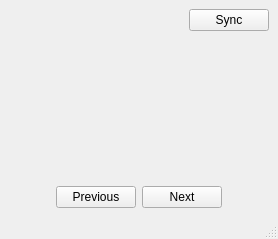
<?xml version="1.0" encoding="UTF-8"?>
<ui version="4.0">
 <class>MainWindow</class>
 <widget class="QMainWindow" name="MainWindow">
  <property name="geometry">
   <rect>
    <x>0</x>
    <y>0</y>
    <width>278</width>
    <height>239</height>
   </rect>
  </property>
  <property name="sizePolicy">
   <sizepolicy hsizetype="Ignored" vsizetype="Ignored">
    <horstretch>0</horstretch>
    <verstretch>0</verstretch>
   </sizepolicy>
  </property>
  <property name="windowTitle">
   <string>Garfield being Garfield</string>
  </property>
  <widget class="QWidget" name="centralwidget">
   <layout class="QVBoxLayout" name="verticalLayout">
    <item>
     <layout class="QHBoxLayout" name="horizontalLayout">
      <property name="sizeConstraint">
       <enum>QLayout::SetDefaultConstraint</enum>
      </property>
      <item alignment="Qt::AlignRight">
       <widget class="QPushButton" name="sync_button">
        <property name="text">
         <string>Sync</string>
        </property>
       </widget>
      </item>
     </layout>
    </item>
    <item>
     <spacer name="verticalSpacer_2">
      <property name="orientation">
       <enum>Qt::Vertical</enum>
      </property>
      <property name="sizeHint" stdset="0">
       <size>
        <width>20</width>
        <height>40</height>
       </size>
      </property>
     </spacer>
    </item>
    <item>
     <layout class="QGridLayout" name="gridLayout">
      <item row="1" column="0">
       <spacer name="horizontalSpacer_3">
        <property name="orientation">
         <enum>Qt::Horizontal</enum>
        </property>
        <property name="sizeHint" stdset="0">
         <size>
          <width>40</width>
          <height>20</height>
         </size>
        </property>
       </spacer>
      </item>
      <item row="1" column="1">
       <widget class="QLabel" name="strip_content">
        <property name="enabled">
         <bool>true</bool>
        </property>
        <property name="alignment">
         <set>Qt::AlignCenter</set>
        </property>
       </widget>
      </item>
      <item row="2" column="1" alignment="Qt::AlignRight">
       <widget class="QLabel" name="strip_caption">
        <property name="sizePolicy">
         <sizepolicy hsizetype="Fixed" vsizetype="Preferred">
          <horstretch>0</horstretch>
          <verstretch>0</verstretch>
         </sizepolicy>
        </property>
       </widget>
      </item>
      <item row="1" column="4">
       <spacer name="horizontalSpacer_4">
        <property name="orientation">
         <enum>Qt::Horizontal</enum>
        </property>
        <property name="sizeHint" stdset="0">
         <size>
          <width>40</width>
          <height>20</height>
         </size>
        </property>
       </spacer>
      </item>
     </layout>
    </item>
    <item>
     <spacer name="verticalSpacer">
      <property name="orientation">
       <enum>Qt::Vertical</enum>
      </property>
      <property name="sizeHint" stdset="0">
       <size>
        <width>20</width>
        <height>40</height>
       </size>
      </property>
     </spacer>
    </item>
    <item>
     <layout class="QHBoxLayout" name="horizontalLayout_2">
      <item>
       <spacer name="horizontalSpacer">
        <property name="orientation">
         <enum>Qt::Horizontal</enum>
        </property>
        <property name="sizeHint" stdset="0">
         <size>
          <width>40</width>
          <height>20</height>
         </size>
        </property>
       </spacer>
      </item>
      <item>
       <widget class="QPushButton" name="prev_strip_button">
        <property name="text">
         <string>Previous</string>
        </property>
        <property name="shortcut">
         <string>Left</string>
        </property>
       </widget>
      </item>
      <item>
       <widget class="QPushButton" name="next_strip_button">
        <property name="text">
         <string>Next</string>
        </property>
        <property name="shortcut">
         <string>Right</string>
        </property>
       </widget>
      </item>
      <item>
       <spacer name="horizontalSpacer_2">
        <property name="orientation">
         <enum>Qt::Horizontal</enum>
        </property>
        <property name="sizeHint" stdset="0">
         <size>
          <width>40</width>
          <height>20</height>
         </size>
        </property>
       </spacer>
      </item>
     </layout>
    </item>
   </layout>
  </widget>
  <widget class="QStatusBar" name="statusBar"/>
 </widget>
 <resources/>
 <connections/>
</ui>
